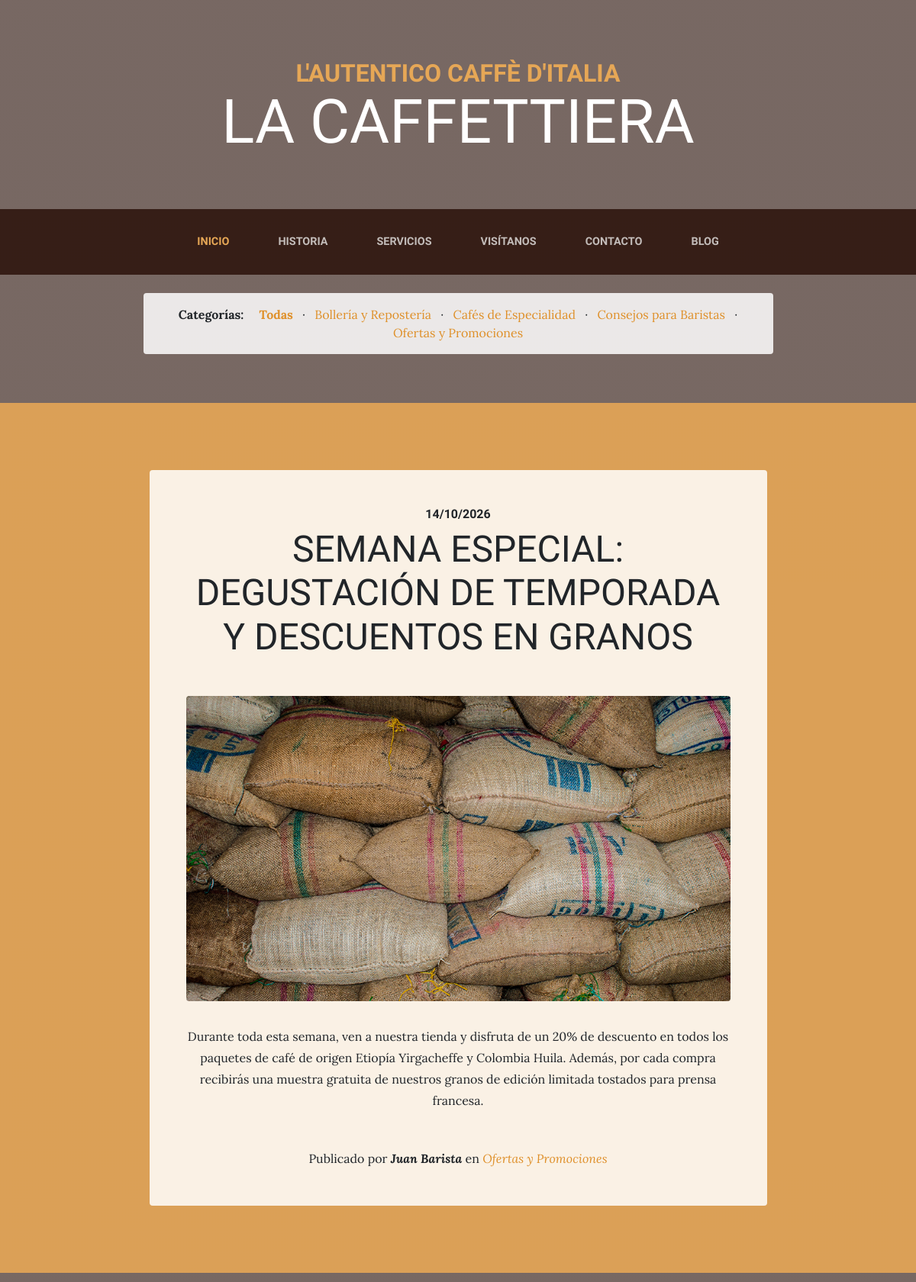
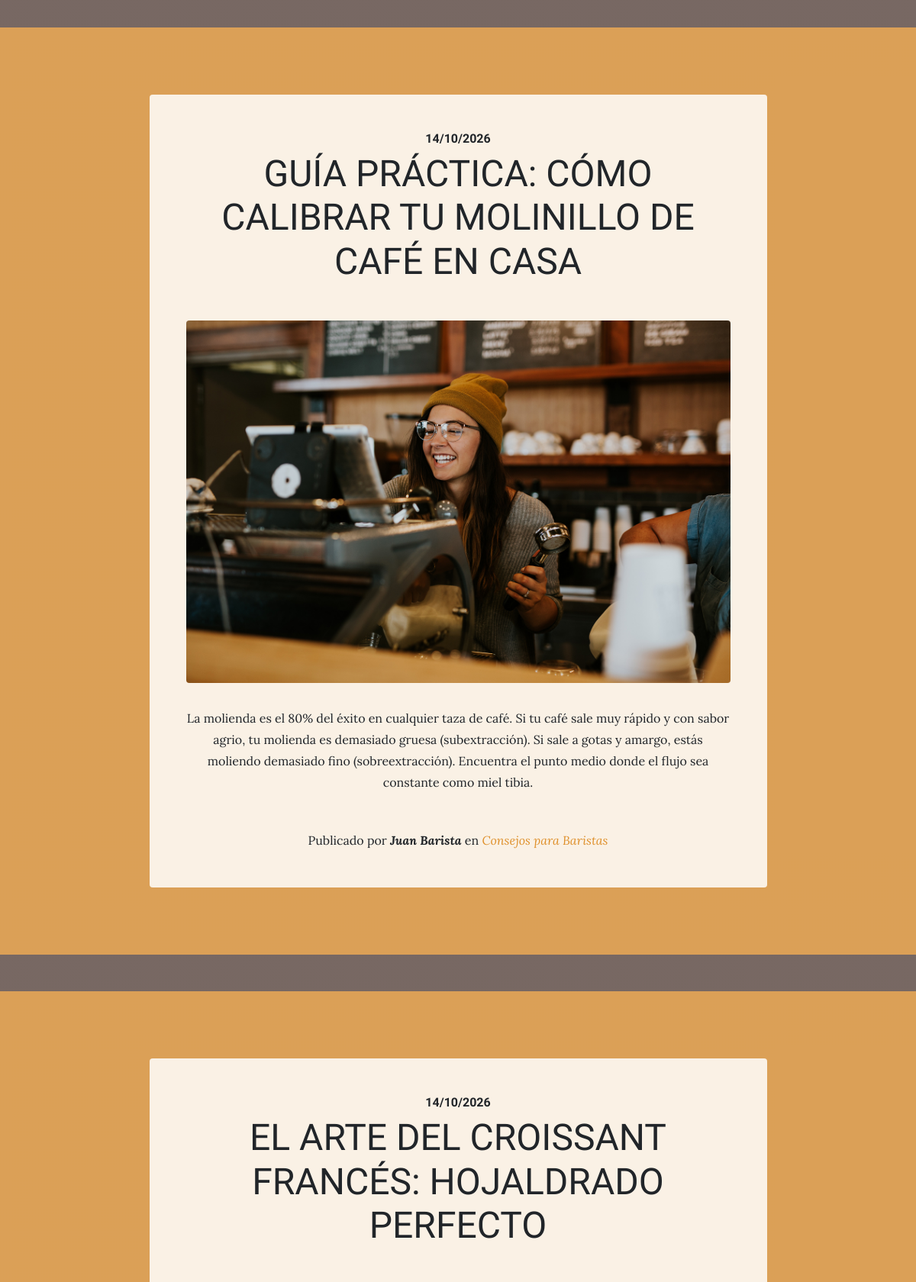
Screenshot of /blog/ (upper part) with the database file from the repository (2 pictures, top to bottom).
### blog/models.py (models this page shows, shortened)
class Category(models.Model):
    name = models.CharField(max_length=100, verbose_name="Nombre")
    created = models.DateTimeField(auto_now_add=True, verbose_name="Fecha de creación")
    updated = models.DateTimeField(auto_now=True, verbose_name="Fecha de edición")
    class Meta:
        verbose_name = "categoría"
        verbose_name_plural = "categorías"
        ordering = ['name']

class Post(models.Model):
    title = models.CharField(max_length=200, verbose_name="Título")
    content = models.TextField(verbose_name="Contenido")
    published = models.DateTimeField(default=timezone.now, verbose_name="Fecha de publicación")
    image = models.ImageField(upload_to="blog", null=True, blank=True, verbose_name="Imagen")
    author = models.ForeignKey(User, on_delete=models.CASCADE, verbose_name="Autor")
    category = models.ForeignKey(
        Category,
        on_delete=models.CASCADE,
        verbose_name="Categoría",
        related_name="posts"
    )
    created = models.DateTimeField(auto_now_add=True, verbose_name="Fecha de creación")
    updated = models.DateTimeField(auto_now=True, verbose_name="Fecha de edición")
    class Meta:
        verbose_name = "post"
        verbose_name_plural = "posts"
        ordering = ['-published']

### blog/views.py (the view)
# urls.py: path('', views.blog, name='blog'),
def blog(request):
    categories = Category.objects.all()
    category_id = request.GET.get('category')
    current_category = None
    if category_id:
        current_category = get_object_or_404(Category, id=category_id)
        posts = Post.objects.filter(category=current_category)
    else:
        posts = Post.objects.all()
    return render(
        request,
        'blog/blog.html',
        {
            'posts': posts,
            'categories': categories,
            'current_category': current_category,
        }
    )

### blog/templates/blog/blog.html (shortened to what this page needs)
{% extends 'core/base.html' %}
{% load static %}
{% block content %}
    {% if categories %}
      <div class="container pt-4 pb-0">
        <div class="row">
          <div class="col-xl-9 mx-auto text-center">
            <div class="bg-faded rounded p-3 mb-3">
              <span class="section-heading-upper d-inline-block font-weight-bold mr-2">Categorías:</span>
              <a href="{% url 'blog' %}" class="link mx-2 {% if not current_category %}font-weight-bold{% endif %}">Todas</a>
              {% for cat in categories %}
                · <a href="{% url 'category' cat.id %}" class="link mx-2 {% if current_category and current_category.id == cat.id %}font-weight-bold{% endif %}">{{ cat.name }}</a>
              {% endfor %}
            </div>
          </div>
        </div>
      </div>
    {% endif %}
    {% if posts %}
      {% for post in posts %}
        <section class="page-section cta my-5">
          <div class="container">
            <div class="row">
              <div class="col-xl-9 mx-auto">
                <div class="cta-innerv text-center rounded">
                  <h2 class="section-heading mb-5">
                    <span class="section-heading-upper">{{ post.published|date:"d/m/Y" }}</span>
                    <span class="section-heading-lower">{{ post.title }}</span>
                  </h2>
                  {% if post.image %}
                    <p class="mb-0">
                      <img class="mx-auto d-flex rounded img-fluid mb-3 mb-lg-0" src="{{ post.image.url }}" alt="{{ post.title }}">
                    </p>
                  {% endif %}
                  <p class="mb-0 mbt">
                    {{ post.content|linebreaks }}
                  </p>
                  <p class="mb-0 mbt">
                    <span class="section-heading-under">
                      Publicado por <em><b>{% if post.author.first_name %}{{ post.author.first_name }} {{ post.author.last_name }}{% else %}{{ post.author.username }}{% endif %}</b></em> en <em><a href="{% url 'category' post.category.id %}" class="link">{{ post.category.name }}</a></em>
                    </span>
                  </p>
                </div>
              </div>
            </div>
          </div>
        </section>
      {% endfor %}
    {% endif %}
{% endblock %}

### core/templates/core/base.html (shortened to what this page needs)
<!DOCTYPE html>
<html lang="es">
  <head>
      {% load static %}
    <link href="{% static 'core/vendor/bootstrap/css/bootstrap.min.css' %}" rel="stylesheet">
    <link href="{% static 'core/vendor/font-awesome/css/font-awesome.min.css' %}" rel="stylesheet" type="text/css">
    <link href="{% static 'core/css/business-casual.css' %}" rel="stylesheet">
  </head>
  <body>
    <h1 class="site-heading text-center text-white d-none d-lg-block">
      <span class="site-heading-upper text-primary mb-3">L'autentico caffè d'italia</span>
      <span class="site-heading-lower">La Caffettiera</span>
    </h1>
    <nav class="navbar navbar-expand-lg navbar-dark py-lg-4" id="mainNav">
      <div class="container">
        <div class="collapse navbar-collapse" id="navbarResponsive">
          <ul class="navbar-nav mx-auto">
            <li class="nav-item active px-lg-4">
              <a class="nav-link text-uppercase text-expanded" href="{% url 'index' %}">Inicio</a>
            </li>
            <li class="nav-item px-lg-4">
              <a class="nav-link text-uppercase text-expanded" href="{% url 'about' %}">Historia</a>
            </li>
            <li class="nav-item px-lg-4">
              <a class="nav-link text-uppercase text-expanded" href="{% url 'services' %}">Servicios</a>
            </li>
            <li class="nav-item px-lg-4">
              <a class="nav-link text-uppercase text-expanded" href="{% url 'store' %}">Visítanos</a>
            </li>
            <li class="nav-item px-lg-4">
              <a class="nav-link text-uppercase text-expanded" href="{% url 'contact' %}">Contacto</a>
            </li>
            <li class="nav-item px-lg-4">
              <a class="nav-link text-uppercase text-expanded" href="{% url 'blog' %}">Blog</a>
            </li>
          </ul>
        </div>
      </div>
    </nav>
    {% block content %}{% endblock %}
  </body>
</html>

### core/static/core/css/business-casual.css (style rules this page uses)
body { font-family: 'Lora'; background: linear-gradient(rgba(47, 23, 15, 0.65), rgba(47, 23, 15, 0.65)), url("../img/bg.jpg"); background-attachment: fixed; background-position: center; background-size: cover; }
h1, h2, h3, h4, h5, h6 { font-family: 'Raleway'; }
p { line-height: 1.75; }
.site-heading { margin-top: 5rem; margin-bottom: 5rem; text-transform: uppercase; line-height: 1; font-family: 'Raleway'; }
.site-heading .site-heading-upper { display: block; font-size: 2rem; font-weight: 800; }
.site-heading .site-heading-lower { font-size: 5rem; font-weight: 100; line-height: 4rem; }
.page-section { margin-top: 5rem; margin-bottom: 5rem; }
.section-heading { text-transform: uppercase; }
.section-heading .section-heading-upper { display: block; font-size: 1rem; font-weight: 800; padding-bottom:.5rem; }
.section-heading .section-heading-lower { display: block; font-size: 3rem; font-weight: 100; }
.bg-faded { background-color: rgba(255, 255, 255, 0.85); }
#mainNav { background-color: rgba(47, 23, 15, 0.9); font-family: 'Raleway'; }
#mainNav .navbar-nav .nav-item .nav-link { color: rgba(255, 255, 255, 0.7); font-weight: 800; }
#mainNav .navbar-nav .nav-item.active .nav-link { color: #e6a756; }
@media (min-width: 992px) { #mainNav .navbar-nav .nav-item .nav-link { font-size: 0.9rem; } }
.cta { padding-top: 5rem; padding-bottom: 5rem; background-color: rgba(230, 167, 86, 0.9); }
.cta .cta-innerv { position: relative; padding: 3rem; margin: 0.5rem; background-color: rgba(255, 255, 255, 0.85); }
.text-primary { color: #e6a756 !important; }
.mbt { padding-top: 2rem; }
a.link { color: #df902a; }

### rows the page displays
Category: name "Bollería y Repostería"
Category: name "Cafés de Especialidad"
Category: name "Consejos para Baristas"
Category: name "Ofertas y Promociones"
Post: published "14/10/2026", title "SEMANA ESPECIAL: DEGUSTACIÓN DE TEMPORADA Y DESCUENTOS EN GRANOS", image (picture), content "Durante toda esta semana, ven a nuestra tienda y disfruta de un 20% de descuento en todos los paquetes de café de origen Etiopía Yirgacheffe y Colombia Huila. Además, por cada compra recibirás una muestra gratuita de nuestros granos de edición limitada tostados para prensa francesa.", author.first_name "Juan", author.last_name "Barista", category.name "Ofertas y Promociones"
Post: published "14/10/2026", title "GUÍA PRÁCTICA: CÓMO CALIBRAR TU MOLINILLO DE CAFÉ EN CASA", image (picture), content "La molienda es el 80% del éxito en cualquier taza de café. Si tu café sale muy rápido y con sabor agrio, tu molienda es demasiado gruesa (subextracción). Si sale a gotas y amargo, estás moliendo demasiado fino (sobreextracción). Encuentra el punto medio donde el flujo sea constante como miel tibia.", author.first_name "Juan", author.last_name "Barista", category.name "Consejos para Baristas"
Post: published "14/10/2026", title "EL ARTE DEL CROISSANT FRANCÉS: HOJALDRADO PERFECTO"
